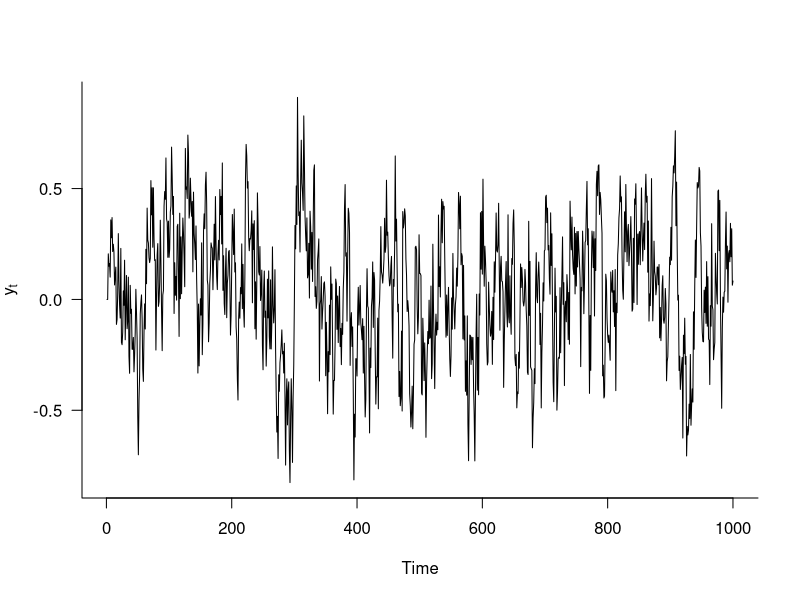
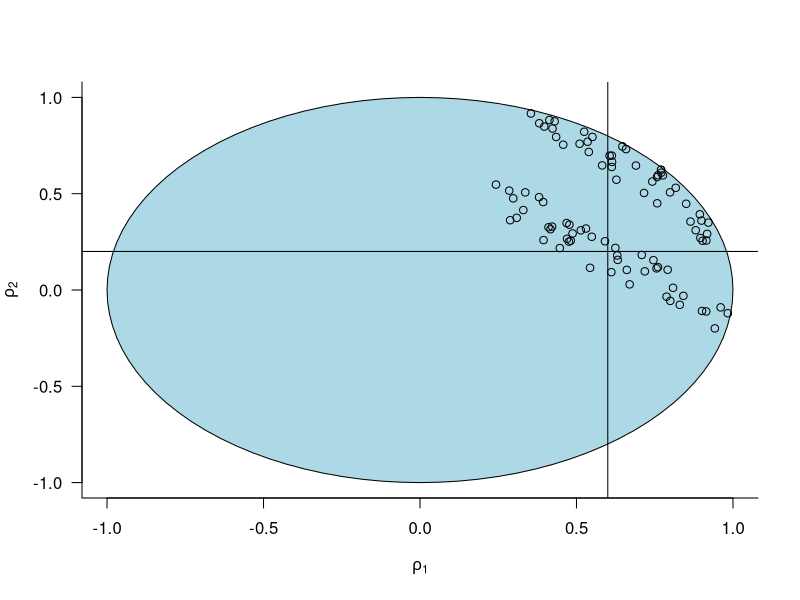
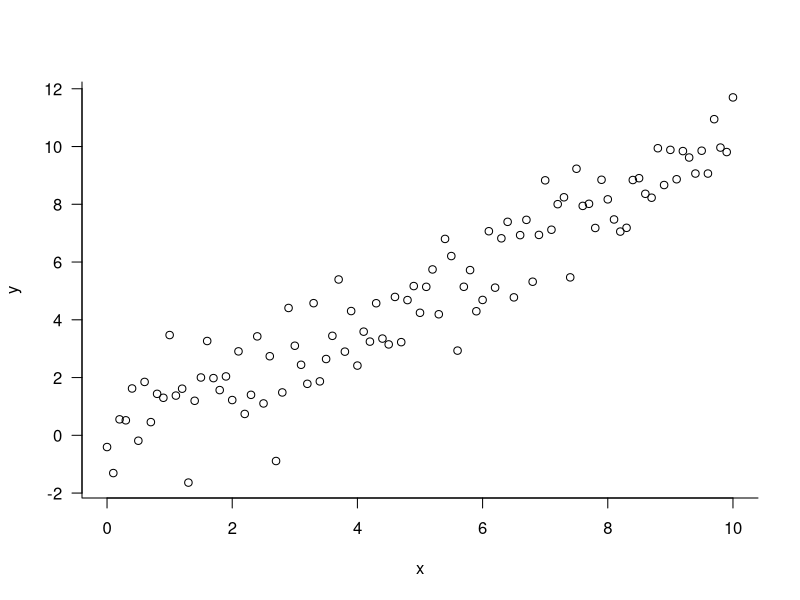
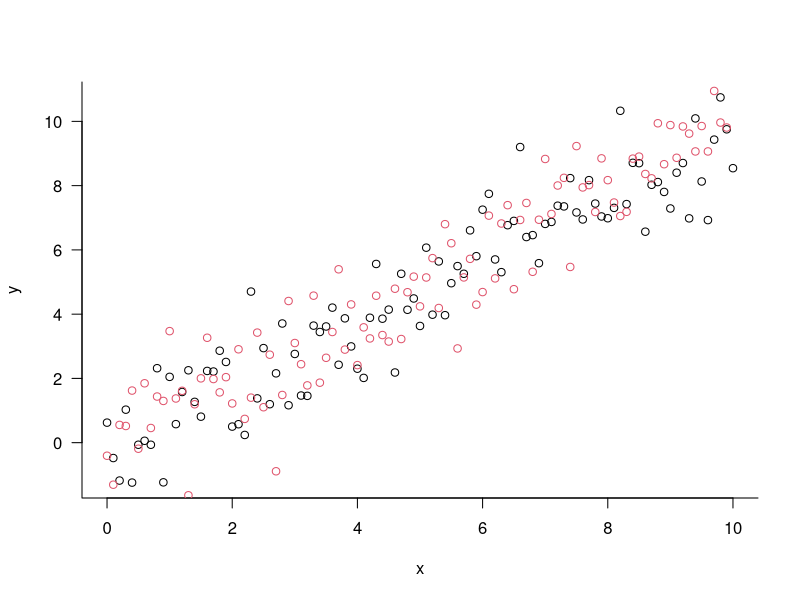

Generate these figures, in order, with R:
generate_pdf <- TRUE
if (generate_pdf && !dir.exists("plots")) dir.create("plots")

x = seq(0,10,by=0.1)
n = length(x)
y = rnorm(n, mean=x , sd=1 )
T = 1000
rho1 = 0.6
rho2 = 0.2
y_ts = (c( 0 , 0))
for ( i in 3:T)
{
  y_ts = c(y_ts, rho1 * y_ts[i-1] + rho2 * y_ts[i-2] + rnorm(1,sd=0.2))
}
if (generate_pdf) pdf("plots/plot-bayes-1.pdf", width = 6, height = 4)
plot(y_ts , type="l", las = 1, bty = "l", cex.lab = 1, cex.axis = 1, cex.main = 1, xlab = "Time", ylab = expression(y[t]))
if (generate_pdf) dev.off()
af = c(acf(y_ts, plot=FALSE)$acf)

dd = c()
theta = c()
YS = c()
for (j in 1:1000 )
{
  bool = FALSE
  while(bool == FALSE)
  {
      rho1s = -1+ 2 * runif(1)
      rho2s = -1 + 2* runif(1)
      bool = ( rho1s^2 + rho2s^2 < 1)
  }
  sigs = 0.2 #runif(1)
  ys = c(0,0)
  for ( i in 3:T)
  {
    ys = c(ys, rho1s * ys[i-1] + rho2s * ys[i-2] + rnorm(1,sd=sigs))
  }
  afs = c(acf(ys, plot=FALSE)$acf)
  d = max((afs[1:15]-af[1:15])^2)
#  d = mean( ( y_ts - ys)^2)
  if (d < 0.05)
  {
    print(j)
    YS = rbind(YS, t(ys))
    theta = rbind(theta, c(rho1s, rho2s, sigs, d))
  }
  dd = c(dd,d)
}


if (generate_pdf) pdf("plots/plot-bayes-2.pdf", width = 5, height = 5)
plot(theta[,1], theta[,2], ylim=c(-1,1), xlim=c(-1,1), las = 1, bty = "l", cex.lab = 1, cex.axis = 1, cex.main = 1, xlab = expression(rho[1]), ylab = expression(rho[2]))
px = sin(seq(0,2,by=0.01)*2*pi)
py = cos(seq(0,2,by=0.01)*2*pi)
polygon(px,py, col="lightblue")
points(theta[,1], theta[,2], las = 1, bty = "l")
abline(v=rho1)
abline(rho2,0)
if (generate_pdf) dev.off()

if (generate_pdf) pdf("plots/plot-bayes-3.pdf", width = 5, height = 4)
plot(x,y, las = 1, bty = "l", cex.lab = 1, cex.axis = 1, cex.main = 1, xlab = "x", ylab = "y")
if (generate_pdf) dev.off()
sig.s = var(lm(y~x)$residual)

dd =c()
YS = c()
theta = c()
for( i in 1:10000)
{
  sigs = 1 # exp(rnorm(1,sd=1))
  beta0s = rnorm(1, sd=3)
  beta1s = rnorm(1, sd=3)
  ys = rnorm( n, mean= beta0s + x * beta1s, sd=sigs )
  mods = fitted(lm(ys ~ x))
  d = abs( mean( (y - mods)^2) - sig.s )
  if (d < 2)
  {
    YS = rbind(YS, t(ys))
    theta = rbind(theta, c(beta0s, beta1s, sigs, d))
  }
  dd = c(dd,d)
}

if (generate_pdf) pdf("plots/plot-bayes-4.pdf", width = 5, height = 4)
plot(x,YS[7,], las = 1, bty = "l", cex.lab = 1, cex.axis = 1, cex.main = 1, xlab = "x", ylab = "y")   
points(x,y,col=2, las = 1, bty = "l")
if (generate_pdf) dev.off()
